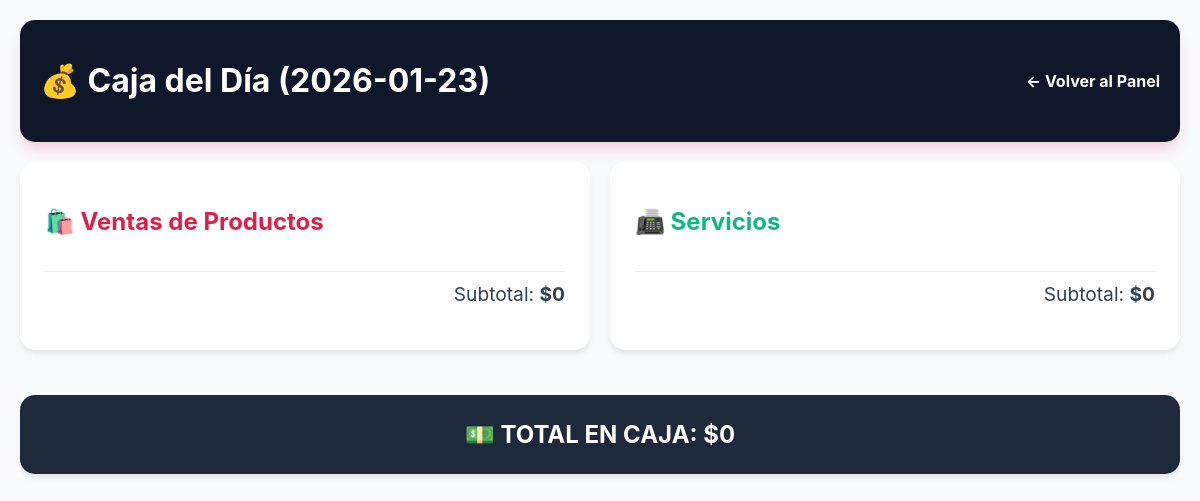
Page /historial (signed in) on the earlier database version.
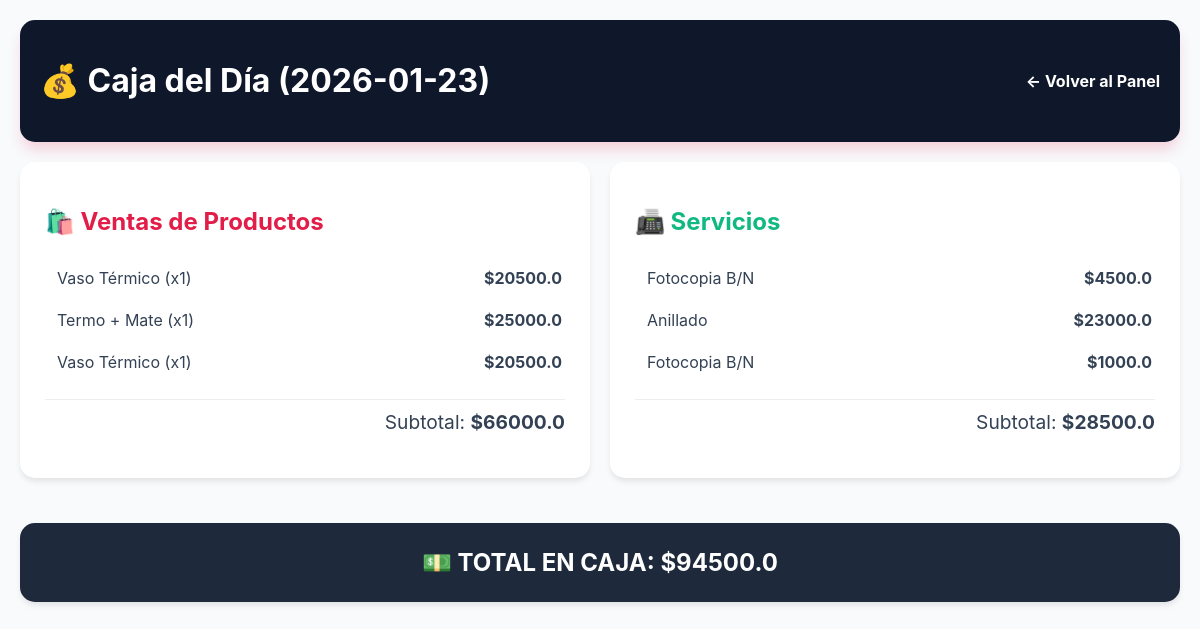
Same page on the later database version.
### tables this page shows
CREATE TABLE ventas (id INTEGER PRIMARY KEY AUTOINCREMENT, producto_nombre TEXT NOT NULL, cantidad INTEGER NOT NULL, monto_total REAL NOT NULL, fecha TIMESTAMP DEFAULT CURRENT_TIMESTAMP);

CREATE TABLE servicios (
                    id INTEGER PRIMARY KEY AUTOINCREMENT,
                 tipo TEXT NOT NULL,
                 monto REAL NOT NULL,
                 fecha TIMESTAMPO DEFAULT CURRENT_TIMESTAMP
                );

### main.py (the view)
@app.route('/historial')
@login_required
def historial():
    conn = conectar()
    hoy = datetime.now().strftime('%Y-%m-%d')
    ventas = conn.execute('SELECT * FROM ventas WHERE date(fecha) = ?', (hoy,)).fetchall()
    servicios = conn.execute('SELECT * FROM servicios WHERE date(fecha) = ?', (hoy,)).fetchall()
    total_v = sum(v['monto_total'] for v in ventas)
    total_s = sum(s['monto'] for s in servicios)
    conn.close()
    return render_template('historial.html', ventas=ventas, servicios=servicios,
                           total_v=total_v, total_s=total_s, total_dia=total_v+total_s, fecha=hoy)

### main.py (called while the page is built)
@login_manager.user_loader
def load_user(user_id):
    return User(user_id)

def conectar():
    conn = sqlite3.connect('libreria.db')
    conn.row_factory = sqlite3.Row
    return conn

### templates/historial.html (shortened to what this page needs)
<!DOCTYPE html>
<html lang="es">
<head>
    <link rel="stylesheet" href="{{ url_for('static', filename='css/style.css') }}">
</head>
<body style="background:#f8fafc;">
    <div class="main-container">
        <header class="header-hada" style="background: #0f172a; margin-bottom: 20px;">
            <h1>💰 Caja del Día ({{ fecha }})</h1>
            <a href="/" style="color:white; text-decoration:none; font-weight:bold;">← Volver al Panel</a>
        </header>
        <div style="display:grid; grid-template-columns: 1fr 1fr; gap:20px;">
            <div class="card-hada">
                <h2 style="color:var(--rojo-hada);">🛍️ Ventas de Productos</h2>
                <table style="width:100%;">
                    {% for v in ventas %}
                    <tr style="border-bottom: 1px solid #eee;">
                        <td style="padding:10px;">{{ v.producto_nombre }} (x{{ v.cantidad }})</td>
                        <td style="text-align:right;"><strong>${{ v.monto_total }}</strong></td>
                    </tr>
                    {% endfor %}
                </table>
                <p style="text-align:right; font-size:1.2rem; margin-top:15px; border-top: 1px solid #eee; padding-top: 10px;">
                    Subtotal: <strong>${{ total_v }}</strong>
                </p>
            </div>
            <div class="card-hada">
                <h2 style="color:#10b981;">📠 Servicios</h2>
                <table style="width:100%; text-align:left;">
                    {% for s in servicios %}
                    <tr style="border-bottom: 1px solid #eee;">
                        <td style="padding:10px;">{{ s.tipo }}</td>
                        <td style="text-align:right; font-weight:bold;">${{ s.monto }}</td>
                    </tr>
                    {% endfor %}
                </table>
                <p style="text-align:right; font-size:1.2rem; margin-top:15px; border-top: 1px solid #eee; padding-top: 10px;">
                    Subtotal: <strong>${{ total_s }}</strong>
                </p>
            </div>
        </div>
        <div class="card-hada" style="margin-top:20px; text-align:center; background:#1e293b; color:white;">
            <h2 style="margin:0;">💵 TOTAL EN CAJA: ${{ total_dia }}</h2>
        </div>
    </div>
</body>
</html>

Differences in the rows shown:
now on this page (row edited): ventas: producto_nombre "Vaso Térmico", cantidad "1", monto_total "20500.0"
now on this page (row edited): ventas: producto_nombre "Termo + Mate", cantidad "1", monto_total "25000.0"
now on this page (row edited): ventas: producto_nombre "Vaso Térmico", cantidad "1", monto_total "20500.0"
added servicios: tipo "Fotocopia B/N", monto "4500.0"
added servicios: tipo "Anillado", monto "23000.0"
added servicios: tipo "Fotocopia B/N", monto "1000.0"
Other differences:
{{ total_v }}: "0" → "66000.0"
{{ total_s }}: "0" → "28500.0"
{{ total_dia }}: "0" → "94500.0"
